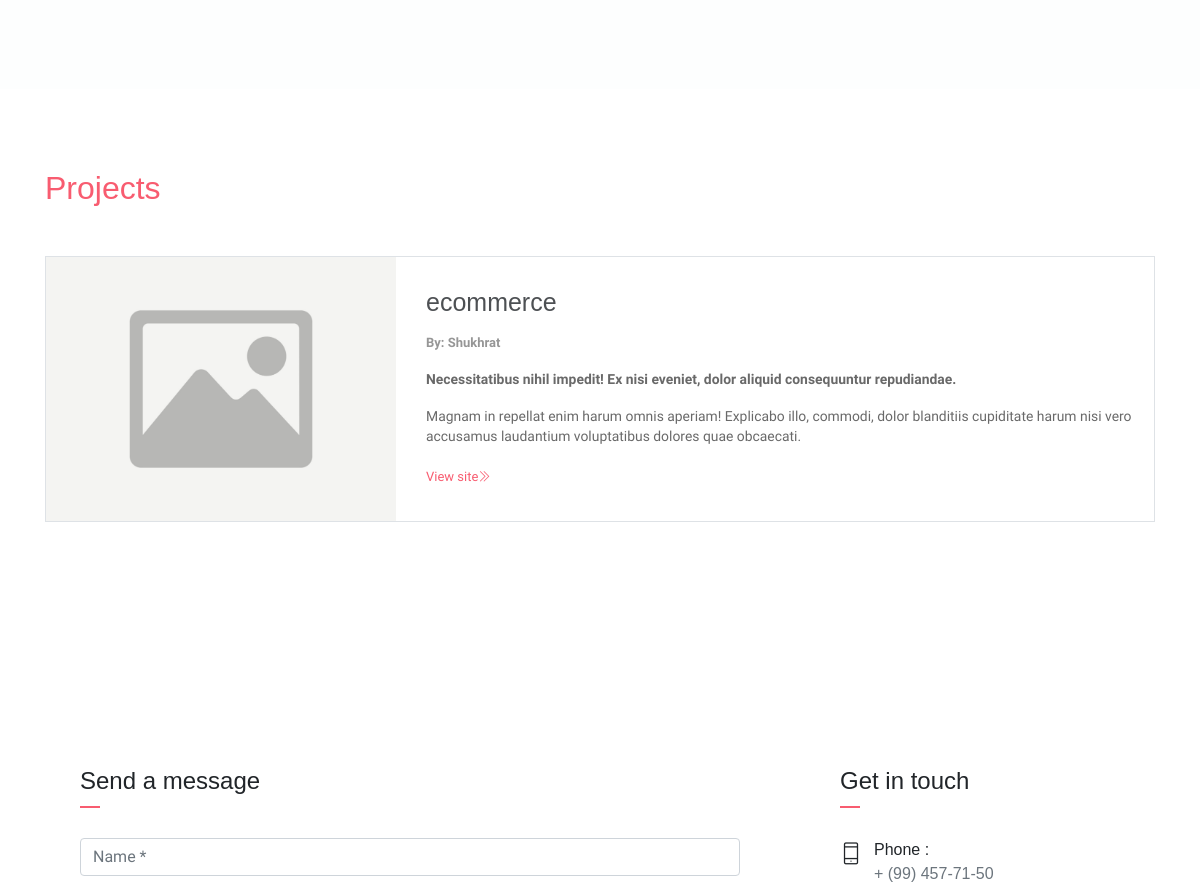
Before: / (middle part) with the older database file.
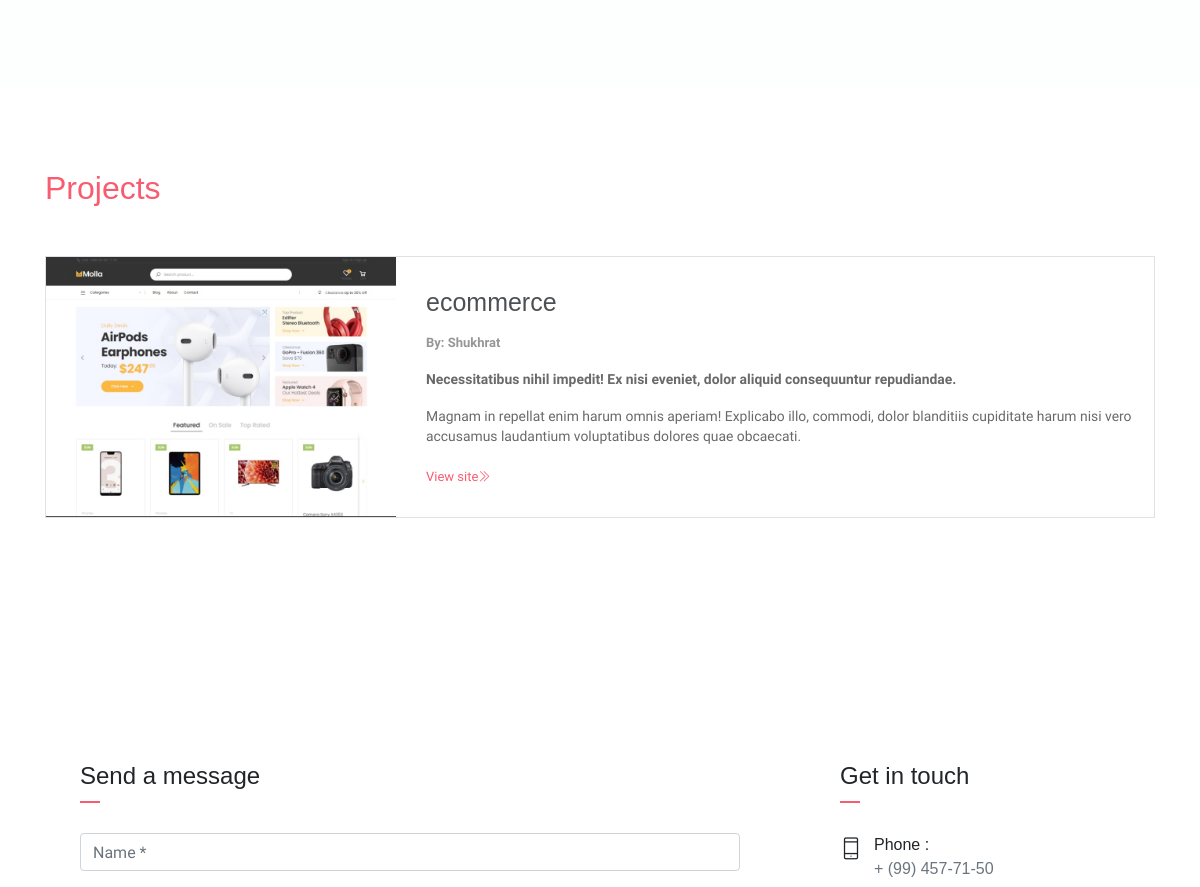
After: the same page with the newer database file.
### store/models.py (models this page shows, shortened)
class Project(models.Model):
    name = models.CharField(max_length=200)
    description = models.TextField(null=True, blank=True)
    image = models.ImageField(null=True, blank=True, default='..imgs/default -image.jpg')
    tags = models.ManyToManyField('Tag', blank=True, null=True)
    demo_link = models.CharField(max_length=2000, null=True, blank=True)
    source_link = models.CharField(max_length=2000, null=True, blank=True)
    vote_total = models.IntegerField(default=0, null=True, blank=True)
    vote_ratio = models.IntegerField(default=0, null=True, blank=True)
    created = models.DateTimeField(auto_now_add=True)
    id = models.UUIDField(default=uuid.uuid4, unique=True, primary_key=True, editable=False)

### store/views.py (the view)
# urls.py: path('', index, name='index'),
def index(request):
    cer = Certificate.objects.all()
    project = Project.objects.all()
    context = {'certificate': cer, 'project': project}
    return render(request, 'index.html', context)

### templates/index.html (shortened to what this page needs)
<!DOCTYPE html>
{% load static %}
<html lang="en">
<head>
    <link rel="stylesheet" href="{% static 'vendors/themify-icons/css/themify-icons.css'  %}">
	<link rel="stylesheet" href="{% static 'css/johndoe.css'  %}">
</head>
<body data-spy="scroll" data-target=".navbar" data-offset="40" id="home">
    <section class="section bg-custom-gray" id="portfolio">
        <div class="container">
            <div class="portfolio">
                <div class="portfolio-container">
                    {% for c in certificate %}
                    <div class="col-md-6 col-lg-4 web new">
                    </div>
                    {% endfor %}
            </div>
        </div>
    </section>
    <section class="section" id="blog">
        <div class="container">
            <h2 class="mb-5"><span class="text-danger">Projects</span></h2>
            <div class="row">
                {% for project in project %}
                <div class="blog-card">
                    <div class="img-holder">
                        <img src="{{ project.image.url }}" alt="Download free bootstrap 4 landing page, free boootstrap 4 templates, Download free bootstrap 4.1 landing page, free boootstrap 4.1.1 templates, meyawo Landing page">
                    </div>
                    <div class="content-holder">
                        <h6 class="title">{{ project.name }}</h6>
                        <p class="post-details">
                            <a href="#">By: Shukhrat</a>
                        </p>
                        <p><b>Necessitatibus nihil impedit! Ex nisi eveniet, dolor aliquid consequuntur repudiandae.</b></p>
                        <p>Magnam in repellat enim harum omnis aperiam! Explicabo illo, commodi, dolor blanditiis cupiditate harum nisi vero accusamus laudantium voluptatibus dolores quae obcaecati.</p>
                        {% if project.source_link != null %}
                        <a href="{{ project.source_link }}" class="read-more">View site<i class="ti-angle-double-right"></i></a>
                        {% endif %}
                    </div>
                </div>
                {% endfor %}
            </div>
        </div>
    </section>
    <div class="section contact" id="contact">
        <div id="map" class="map"></div>
        <div class="container">
            <div class="row">
                <div class="col-lg-8">
                    <div class="contact-form-card">
                        <h4 class="contact-title">Send a message</h4>
                        <form action="">
                            <div class="form-group">
                                <input  class="form-control" type="text" placeholder="Name *" required>
                            </div>
                        </form>
                    </div>
                </div>
                <div class="col-lg-4">
                    <div class="contact-info-card">
                        <h4 class="contact-title">Get in touch</h4>
                        <div class="row mb-2">
                            <div class="col-1 pt-1 mr-1">
                                <i class="ti-mobile icon-md"></i>
                            </div>
                            <div class="col-10 ">
                                <h6 class="d-inline">Phone : <br> <span class="text-muted">+ (99) 457-71-50</span></h6>
                            </div>
                        </div>
                    </div>
                </div>
            </div>
        </div>
    </div>
</body>
</html>

Changed rows visible on the page:
changed Project "ecommerce": image: picture added in place of a placeholder
